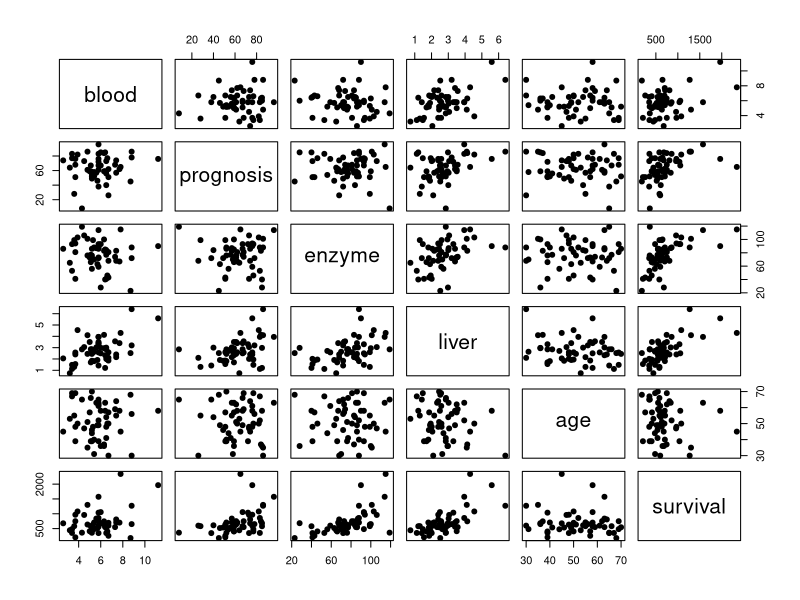
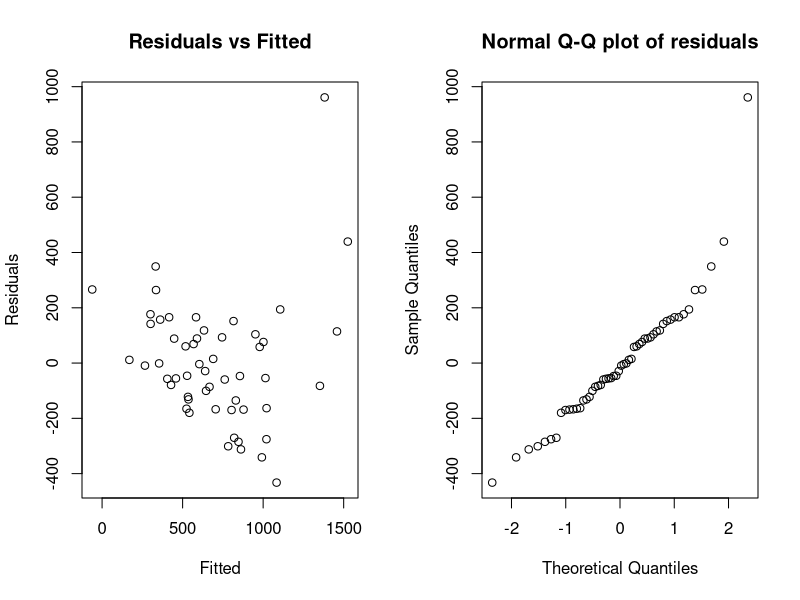
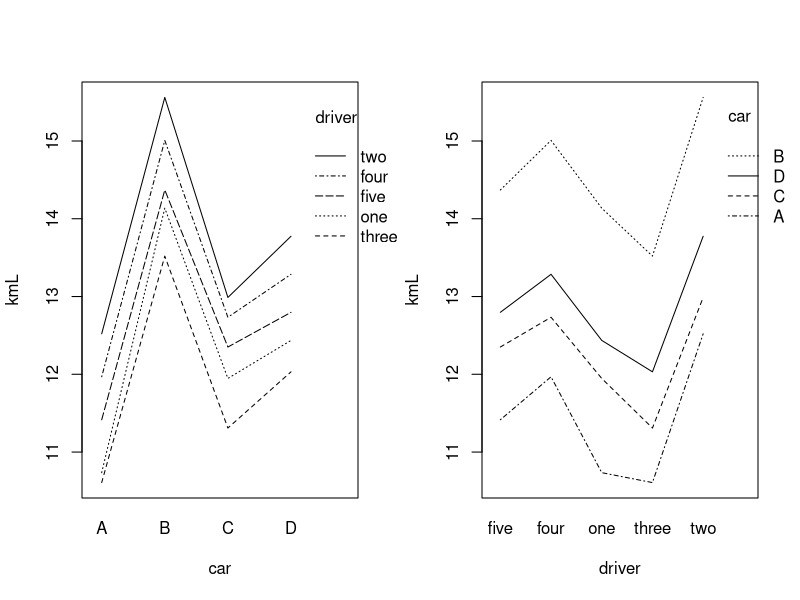
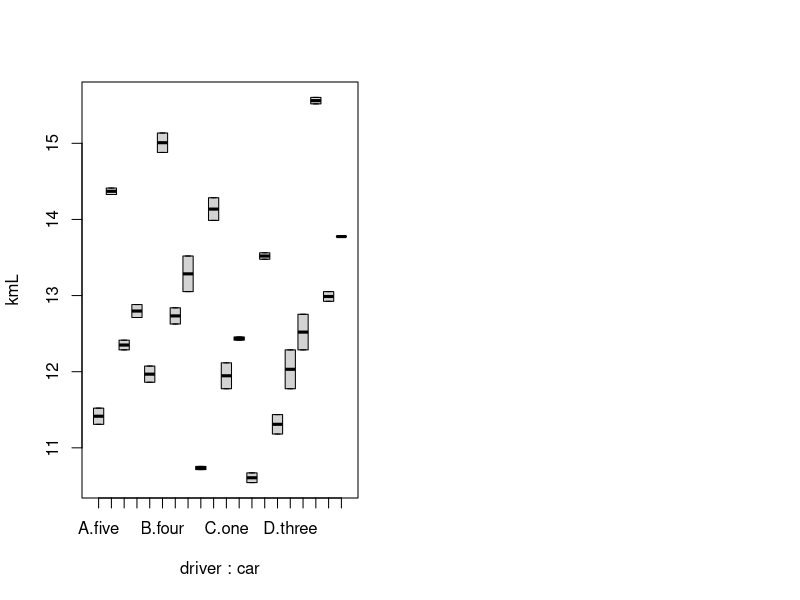

R code for these plots, in order:
## ---- chunk 1
knitr::opts_chunk$set(echo = TRUE)
## ---- chunk 2
mr_dat = read.table("surg.dat", header = TRUE)
head(mr_dat)
plot(mr_dat[,-6], pch=19)





## ---- chunk 3
mr_dat = read.table("surg.dat", header = TRUE)
round(cor(mr_dat[,-6]),2)

## ---- chunk 4
mr_dat = read.table("surg.dat", header = TRUE)
mylm = lm(survival~. , data = mr_dat)
summary(mylm)
anova(mylm)





## ---- chunk 5
mylm8= lm(survival~ blood+prognosis+ enzyme, data= mr_dat)
anova(mylm8)

## ---- chunk 6
mylm2 = lm(survival~ blood+prognosis+enzyme+liver+age, data= mr_dat)
summary(mylm2)



## ---- chunk 7
mylm3 = lm(survival~ blood+prognosis+enzyme+age, data= mr_dat) 
summary(mylm3)



## ---- chunk 8

mylm4= lm(survival~ blood+prognosis+enzyme, data = mr_dat)
summary(mylm4)          



## ---- chunk 9
par( mfrow = c(1,2))
mylm6<-lm(survival~ blood+prognosis+enzyme, data=mr_dat)
plot(mylm6$fitted, mylm6$residuals, main = "Residuals vs Fitted",
xlab = "Fitted", ylab = "Residuals")
qqnorm(mylm6$residuals, main = "Normal Q-Q plot of residuals")


## ---- chunk 10

mylm5 = lm(log(survival)~ blood+prognosis+enzyme+liver+age , data = mr_dat)
summary(mylm5)



## ---- chunk 11
mylm7= lm(log(survival)~ blood+prognosis+enzyme+age, data = mr_dat)
summary(mylm7)

## ---- chunk 12
mylm8= lm(log(survival)~ blood+prognosis+enzyme, data = mr_dat)
summary(mylm8)


## ---- chunk 13
car_data = read.table("kml.dat", header=TRUE)
 table(car_data[,c("car","driver")])


## ---- chunk 14
 par(mfrow =  c(1,2))
 with(car_data,interaction.plot(driver,car,kmL,trace.label = "driver", xlab= "car", ylab = "kmL"))
 with(car_data,interaction.plot(car,driver,kmL,trace.label="car",xlab = "driver", ylab= "kmL"))

## ---- chunk 15

boxplot(kmL ~ driver + car, data = car_data)



## ---- chunk 16
summary(aov(kmL~  driver* car, data=car_data))





